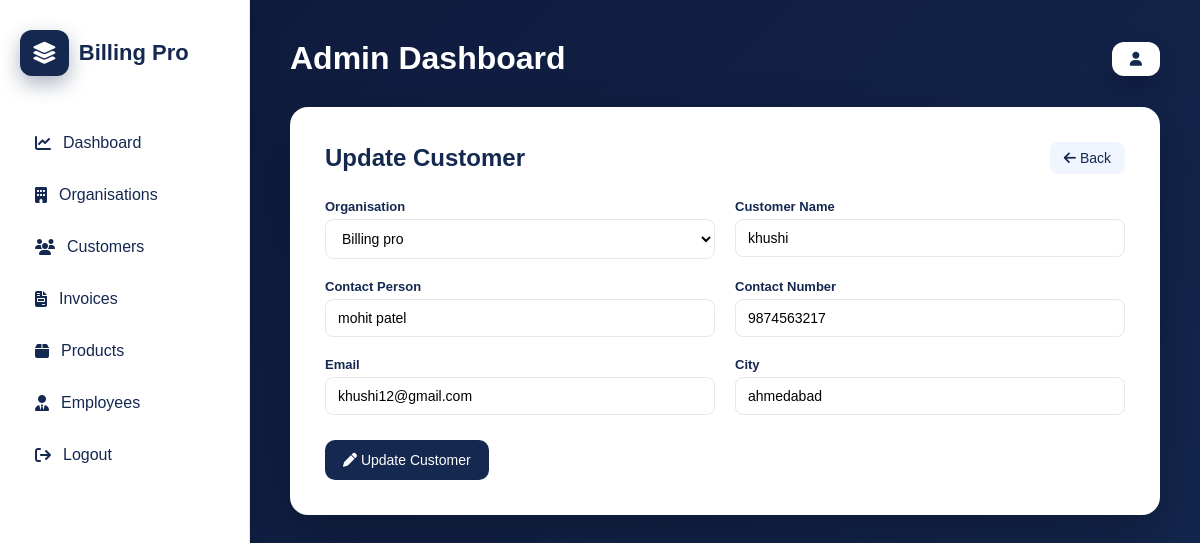
Screenshot of /adminpanel/customer/update/12/ with the database file from the repository.
### organisation/models.py (models this page shows, shortened)
class CustomerDetails(models.Model):
    companyName = models.ForeignKey(OrganisationDetails, on_delete=models.CASCADE,default="")
    cust_name = models.CharField(max_length=50,verbose_name='Customer Name')
    cont_person = models.CharField(max_length=50,verbose_name='Contact Person')
    contact_num = models.IntegerField(verbose_name='Contact Number')
    email = models.CharField(max_length=50,default="")
    company_type = models.CharField(verbose_name='Company Type',max_length = 50)
    address = models.CharField(max_length=90,verbose_name='Address Line 1')
    address_2 = models.CharField(max_length=90,verbose_name='Address Line 2')
    landmark = models.CharField(max_length=50,verbose_name='Landmark')
    country = models.CharField(max_length=50,verbose_name='Country')
    state = models.CharField(max_length=50,verbose_name='State')
    city = models.CharField(max_length=50,verbose_name='City')
    pincode = models.IntegerField(verbose_name='Pincode')

class OrganisationDetails(models.Model):
    company_name = models.CharField(max_length=50)
    company_type = models.CharField(max_length=50)
    pan_number = models.CharField(max_length=10)
    gstin_number = models.CharField(max_length=15)
    address_1 = models.CharField(max_length=90)
    address_2 = models.CharField(max_length=90)
    state = models.CharField(max_length=60)
    city = models.CharField(max_length=60)
    pincode = models.CharField(max_length=6)
    full_name = models.CharField(max_length=50)
    phone = models.CharField(max_length=10)
    email  = models.EmailField()
    user_id = models.CharField(max_length=40)
    password_1 = models.CharField(max_length=225)
    password_2 = models.CharField(max_length=225)
    logo = models.ImageField(upload_to='company_logo/', blank=True, null=True)

### adminpanel/views.py (the view, shortened to what this page needs)
# urls.py: path("customer/update/<int:id>/", views.update_customer, name="update_customer"),
def update_customer(request, id):
    customer = get_object_or_404(CustomerDetails, id=id)
    orgs = OrganisationDetails.objects.all()
    context = {
        "customer": customer,
        "orgs": orgs
    }
    return render(request, "adminpanel/update_customer.html", context)

### adminpanel/templates/adminpanel/update_customer.html (shortened to what this page needs)
{% extends "adminpanel/base.html" %}
{% block content %}
<div class="form-container">
<div class="form-header">
<h2>Update Customer</h2>
<a href="{% url 'customers' %}" class="back-btn">
<i class="fa-solid fa-arrow-left"></i> Back
</a>
</div>
<form method="POST">
<div class="form-grid">
<div class="form-group">
<label>Organisation</label>
<select name="company">
{% for org in orgs %}
<option value="{{ org.id }}"
{% if org.id == customer.companyName.id %}selected{% endif %}
>
{{ org.company_name }}
</option>
{% endfor %}
</select>
</div>
<div class="form-group">
<label>Customer Name</label>
<input type="text" name="cust_name" value="{{ customer.cust_name }}">
</div>
<div class="form-group">
<label>Contact Person</label>
<input type="text" name="cont_person" value="{{ customer.cont_person }}">
</div>
<div class="form-group">
<label>Contact Number</label>
<input type="text" name="contact_num" value="{{ customer.contact_num }}">
</div>
<div class="form-group">
<label>Email</label>
<input type="email" name="email" value="{{ customer.email }}">
</div>
<div class="form-group">
<label>City</label>
<input type="text" name="city" value="{{ customer.city }}">
</div>
</div>
<div class="form-actions">
<button class="save-btn">
<i class="fa-solid fa-pen"></i>
Update Customer
</button>
</div>
</form>
</div>
{% endblock %}

### adminpanel/static/adminpanel/css/admin.css (style rules this page uses)
* { margin:0; padding:0; box-sizing:border-box; font-family:'Poppins',sans-serif; }
body { display:flex; min-height:100vh; background:#0f1b3d; color:#1e293b; }
.form-container { background:white; padding:35px; border-radius:18px; box-shadow:0 20px 50px rgba(0,0,0,0.25); margin-top:30px; }
.form-header { display:flex; justify-content:space-between; align-items:center; margin-bottom:25px; }
.form-header h2 { color:#142850; font-size:24px; font-weight:700; }
.back-btn { background:#f1f5ff; color:#142850; padding:8px 14px; border-radius:8px; text-decoration:none; font-size:14px; }
.form-grid { display:grid; grid-template-columns:repeat(2,1fr); gap:20px; }
.form-group { display:flex; flex-direction:column; }
.form-group label { font-size:13px; font-weight:600; color:#142850; margin-bottom:5px; }
.form-group input { padding:10px 12px; border:1px solid #e5e7eb; border-radius:8px; font-size:14px; }
.form-actions { margin-top:25px; }
.save-btn { background:#142850; color:white; padding:12px 18px; border:none; border-radius:10px; font-size:14px; cursor:pointer; transition:0.25s; }
.form-group select { padding:10px 12px; border:1px solid #e5e7eb; border-radius:8px; font-size:14px; background:white; }

### rows the page displays
CustomerDetails: company "Billing pro", cust_name "khushi", cont_person "mohit patel", contact_num "9874563217", email "khushi12@gmail.com", city "ahmedabad"
